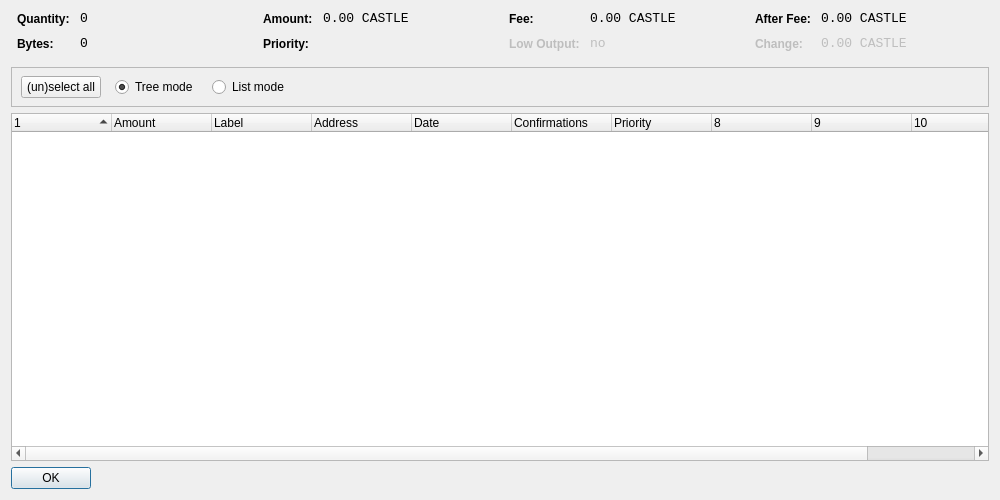
<?xml version="1.0" encoding="UTF-8"?>
<ui version="4.0">
 <class>CoinControlDialog</class>
 <widget class="QDialog" name="CoinControlDialog">
  <property name="geometry">
   <rect>
    <x>0</x>
    <y>0</y>
    <width>1000</width>
    <height>500</height>
   </rect>
  </property>
  <property name="windowTitle">
   <string>Coin Control</string>
  </property>
  <property name="styleSheet">
   <string notr="true"/>
  </property>
  <layout class="QVBoxLayout" name="verticalLayout">
   <item>
    <layout class="QHBoxLayout" name="horizontalLayoutTop" stretch="0,0,0,0">
     <property name="topMargin">
      <number>0</number>
     </property>
     <property name="bottomMargin">
      <number>10</number>
     </property>
     <item>
      <layout class="QFormLayout" name="formLayoutCoinControl1">
       <property name="horizontalSpacing">
        <number>10</number>
       </property>
       <property name="verticalSpacing">
        <number>10</number>
       </property>
       <property name="leftMargin">
        <number>6</number>
       </property>
       <property name="rightMargin">
        <number>6</number>
       </property>
       <item row="0" column="0">
        <widget class="QLabel" name="labelCoinControlQuantityText">
         <property name="styleSheet">
          <string notr="true">font-weight:bold;</string>
         </property>
         <property name="text">
          <string>Quantity:</string>
         </property>
        </widget>
       </item>
       <item row="0" column="1">
        <widget class="QLabel" name="labelCoinControlQuantity">
         <property name="font">
          <font>
           <family>Monospace</family>
           <pointsize>10</pointsize>
          </font>
         </property>
         <property name="cursor">
          <cursorShape>IBeamCursor</cursorShape>
         </property>
         <property name="contextMenuPolicy">
          <enum>Qt::ActionsContextMenu</enum>
         </property>
         <property name="text">
          <string notr="true">0</string>
         </property>
         <property name="textInteractionFlags">
          <set>Qt::LinksAccessibleByMouse|Qt::TextSelectableByKeyboard|Qt::TextSelectableByMouse</set>
         </property>
        </widget>
       </item>
       <item row="1" column="0">
        <widget class="QLabel" name="labelCoinControlBytesText">
         <property name="styleSheet">
          <string notr="true">font-weight:bold;</string>
         </property>
         <property name="text">
          <string>Bytes:</string>
         </property>
        </widget>
       </item>
       <item row="1" column="1">
        <widget class="QLabel" name="labelCoinControlBytes">
         <property name="font">
          <font>
           <family>Monospace</family>
           <pointsize>10</pointsize>
          </font>
         </property>
         <property name="cursor">
          <cursorShape>IBeamCursor</cursorShape>
         </property>
         <property name="contextMenuPolicy">
          <enum>Qt::ActionsContextMenu</enum>
         </property>
         <property name="text">
          <string notr="true">0</string>
         </property>
         <property name="textInteractionFlags">
          <set>Qt::LinksAccessibleByMouse|Qt::TextSelectableByKeyboard|Qt::TextSelectableByMouse</set>
         </property>
        </widget>
       </item>
      </layout>
     </item>
     <item>
      <layout class="QFormLayout" name="formLayoutCoinControl2">
       <property name="horizontalSpacing">
        <number>10</number>
       </property>
       <property name="verticalSpacing">
        <number>10</number>
       </property>
       <property name="leftMargin">
        <number>6</number>
       </property>
       <property name="rightMargin">
        <number>6</number>
       </property>
       <item row="0" column="0">
        <widget class="QLabel" name="labelCoinControlAmountText">
         <property name="styleSheet">
          <string notr="true">font-weight:bold;</string>
         </property>
         <property name="text">
          <string>Amount:</string>
         </property>
        </widget>
       </item>
       <item row="0" column="1">
        <widget class="QLabel" name="labelCoinControlAmount">
         <property name="font">
          <font>
           <family>Monospace</family>
           <pointsize>10</pointsize>
          </font>
         </property>
         <property name="cursor">
          <cursorShape>IBeamCursor</cursorShape>
         </property>
         <property name="contextMenuPolicy">
          <enum>Qt::ActionsContextMenu</enum>
         </property>
         <property name="text">
          <string notr="true">0.00 CASTLE</string>
         </property>
         <property name="textInteractionFlags">
          <set>Qt::LinksAccessibleByMouse|Qt::TextSelectableByKeyboard|Qt::TextSelectableByMouse</set>
         </property>
        </widget>
       </item>
       <item row="1" column="0">
        <widget class="QLabel" name="labelCoinControlPriorityText">
         <property name="styleSheet">
          <string notr="true">font-weight:bold;</string>
         </property>
         <property name="text">
          <string>Priority:</string>
         </property>
        </widget>
       </item>
       <item row="1" column="1">
        <widget class="QLabel" name="labelCoinControlPriority">
         <property name="font">
          <font>
           <family>Monospace</family>
           <pointsize>10</pointsize>
          </font>
         </property>
         <property name="cursor">
          <cursorShape>IBeamCursor</cursorShape>
         </property>
         <property name="contextMenuPolicy">
          <enum>Qt::ActionsContextMenu</enum>
         </property>
         <property name="text">
          <string/>
         </property>
         <property name="textInteractionFlags">
          <set>Qt::LinksAccessibleByMouse|Qt::TextSelectableByKeyboard|Qt::TextSelectableByMouse</set>
         </property>
        </widget>
       </item>
      </layout>
     </item>
     <item>
      <layout class="QFormLayout" name="formLayoutCoinControl3">
       <property name="horizontalSpacing">
        <number>10</number>
       </property>
       <property name="verticalSpacing">
        <number>10</number>
       </property>
       <property name="leftMargin">
        <number>6</number>
       </property>
       <property name="rightMargin">
        <number>6</number>
       </property>
       <item row="0" column="0">
        <widget class="QLabel" name="labelCoinControlFeeText">
         <property name="styleSheet">
          <string notr="true">font-weight:bold;</string>
         </property>
         <property name="text">
          <string>Fee:</string>
         </property>
        </widget>
       </item>
       <item row="0" column="1">
        <widget class="QLabel" name="labelCoinControlFee">
         <property name="font">
          <font>
           <family>Monospace</family>
           <pointsize>10</pointsize>
          </font>
         </property>
         <property name="cursor">
          <cursorShape>IBeamCursor</cursorShape>
         </property>
         <property name="contextMenuPolicy">
          <enum>Qt::ActionsContextMenu</enum>
         </property>
         <property name="text">
          <string notr="true">0.00 CASTLE</string>
         </property>
         <property name="textInteractionFlags">
          <set>Qt::LinksAccessibleByMouse|Qt::TextSelectableByKeyboard|Qt::TextSelectableByMouse</set>
         </property>
        </widget>
       </item>
       <item row="1" column="0">
        <widget class="QLabel" name="labelCoinControlLowOutputText">
         <property name="enabled">
          <bool>false</bool>
         </property>
         <property name="styleSheet">
          <string notr="true">font-weight:bold;</string>
         </property>
         <property name="text">
          <string>Low Output:</string>
         </property>
        </widget>
       </item>
       <item row="1" column="1">
        <widget class="QLabel" name="labelCoinControlLowOutput">
         <property name="enabled">
          <bool>false</bool>
         </property>
         <property name="font">
          <font>
           <family>Monospace</family>
           <pointsize>10</pointsize>
          </font>
         </property>
         <property name="cursor">
          <cursorShape>IBeamCursor</cursorShape>
         </property>
         <property name="contextMenuPolicy">
          <enum>Qt::ActionsContextMenu</enum>
         </property>
         <property name="text">
          <string notr="true">no</string>
         </property>
         <property name="textInteractionFlags">
          <set>Qt::LinksAccessibleByMouse|Qt::TextSelectableByKeyboard|Qt::TextSelectableByMouse</set>
         </property>
        </widget>
       </item>
      </layout>
     </item>
     <item>
      <layout class="QFormLayout" name="formLayoutCoinControl4">
       <property name="horizontalSpacing">
        <number>10</number>
       </property>
       <property name="verticalSpacing">
        <number>10</number>
       </property>
       <property name="leftMargin">
        <number>6</number>
       </property>
       <property name="rightMargin">
        <number>6</number>
       </property>
       <item row="0" column="0">
        <widget class="QLabel" name="labelCoinControlAfterFeeText">
         <property name="styleSheet">
          <string notr="true">font-weight:bold;</string>
         </property>
         <property name="text">
          <string>After Fee:</string>
         </property>
        </widget>
       </item>
       <item row="0" column="1">
        <widget class="QLabel" name="labelCoinControlAfterFee">
         <property name="font">
          <font>
           <family>Monospace</family>
           <pointsize>10</pointsize>
          </font>
         </property>
         <property name="cursor">
          <cursorShape>IBeamCursor</cursorShape>
         </property>
         <property name="contextMenuPolicy">
          <enum>Qt::ActionsContextMenu</enum>
         </property>
         <property name="text">
          <string notr="true">0.00 CASTLE</string>
         </property>
         <property name="textInteractionFlags">
          <set>Qt::LinksAccessibleByMouse|Qt::TextSelectableByKeyboard|Qt::TextSelectableByMouse</set>
         </property>
        </widget>
       </item>
       <item row="1" column="0">
        <widget class="QLabel" name="labelCoinControlChangeText">
         <property name="enabled">
          <bool>false</bool>
         </property>
         <property name="styleSheet">
          <string notr="true">font-weight:bold;</string>
         </property>
         <property name="text">
          <string>Change:</string>
         </property>
        </widget>
       </item>
       <item row="1" column="1">
        <widget class="QLabel" name="labelCoinControlChange">
         <property name="enabled">
          <bool>false</bool>
         </property>
         <property name="font">
          <font>
           <family>Monospace</family>
           <pointsize>10</pointsize>
          </font>
         </property>
         <property name="cursor">
          <cursorShape>IBeamCursor</cursorShape>
         </property>
         <property name="contextMenuPolicy">
          <enum>Qt::ActionsContextMenu</enum>
         </property>
         <property name="text">
          <string notr="true">0.00 CASTLE</string>
         </property>
         <property name="textInteractionFlags">
          <set>Qt::LinksAccessibleByMouse|Qt::TextSelectableByKeyboard|Qt::TextSelectableByMouse</set>
         </property>
        </widget>
       </item>
      </layout>
     </item>
    </layout>
   </item>
   <item>
    <widget class="QFrame" name="frame">
     <property name="minimumSize">
      <size>
       <width>0</width>
       <height>40</height>
      </size>
     </property>
     <property name="frameShape">
      <enum>QFrame::StyledPanel</enum>
     </property>
     <property name="frameShadow">
      <enum>QFrame::Sunken</enum>
     </property>
     <widget class="QWidget" name="horizontalLayoutWidget">
      <property name="geometry">
       <rect>
        <x>10</x>
        <y>0</y>
        <width>781</width>
        <height>41</height>
       </rect>
      </property>
      <layout class="QHBoxLayout" name="horizontalLayoutPanel" stretch="0,0,0,0">
       <property name="spacing">
        <number>14</number>
       </property>
       <item>
        <widget class="QPushButton" name="pushButtonSelectAll">
         <property name="sizePolicy">
          <sizepolicy hsizetype="Maximum" vsizetype="Fixed">
           <horstretch>0</horstretch>
           <verstretch>0</verstretch>
          </sizepolicy>
         </property>
         <property name="text">
          <string>(un)select all</string>
         </property>
        </widget>
       </item>
       <item>
        <widget class="QRadioButton" name="radioTreeMode">
         <property name="sizePolicy">
          <sizepolicy hsizetype="Maximum" vsizetype="Fixed">
           <horstretch>0</horstretch>
           <verstretch>0</verstretch>
          </sizepolicy>
         </property>
         <property name="text">
          <string>Tree mode</string>
         </property>
         <property name="checked">
          <bool>true</bool>
         </property>
        </widget>
       </item>
       <item>
        <widget class="QRadioButton" name="radioListMode">
         <property name="sizePolicy">
          <sizepolicy hsizetype="Maximum" vsizetype="Fixed">
           <horstretch>0</horstretch>
           <verstretch>0</verstretch>
          </sizepolicy>
         </property>
         <property name="text">
          <string>List mode</string>
         </property>
        </widget>
       </item>
       <item>
        <spacer name="horizontalSpacer">
         <property name="orientation">
          <enum>Qt::Horizontal</enum>
         </property>
         <property name="sizeHint" stdset="0">
          <size>
           <width>40</width>
           <height>20</height>
          </size>
         </property>
        </spacer>
       </item>
      </layout>
     </widget>
    </widget>
   </item>
   <item>
    <widget class="CoinControlTreeWidget" name="treeWidget">
     <property name="contextMenuPolicy">
      <enum>Qt::CustomContextMenu</enum>
     </property>
     <property name="sortingEnabled">
      <bool>false</bool>
     </property>
     <property name="columnCount">
      <number>11</number>
     </property>
     <attribute name="headerShowSortIndicator" stdset="0">
      <bool>true</bool>
     </attribute>
     <attribute name="headerStretchLastSection">
      <bool>false</bool>
     </attribute>
     <column>
      <property name="text">
       <string/>
      </property>
     </column>
     <column>
      <property name="text">
       <string>Amount</string>
      </property>
     </column>
     <column>
      <property name="text">
       <string>Label</string>
      </property>
     </column>
     <column>
      <property name="text">
       <string>Address</string>
      </property>
     </column>
     <column>
      <property name="text">
       <string>Date</string>
      </property>
     </column>
     <column>
      <property name="text">
       <string>Confirmations</string>
      </property>
      <property name="toolTip">
       <string>Confirmed</string>
      </property>
     </column>
     <column>
      <property name="text">
       <string>Priority</string>
      </property>
     </column>
     <column>
      <property name="text">
       <string/>
      </property>
     </column>
     <column>
      <property name="text">
       <string/>
      </property>
     </column>
     <column>
      <property name="text">
       <string/>
      </property>
     </column>
     <column>
      <property name="text">
       <string/>
      </property>
     </column>
    </widget>
   </item>
   <item>
    <widget class="QDialogButtonBox" name="buttonBox">
     <property name="sizePolicy">
      <sizepolicy hsizetype="Maximum" vsizetype="Fixed">
       <horstretch>0</horstretch>
       <verstretch>0</verstretch>
      </sizepolicy>
     </property>
     <property name="orientation">
      <enum>Qt::Horizontal</enum>
     </property>
     <property name="standardButtons">
      <set>QDialogButtonBox::Ok</set>
     </property>
    </widget>
   </item>
  </layout>
 </widget>
 <customwidgets>
  <customwidget>
   <class>CoinControlTreeWidget</class>
   <extends>QTreeWidget</extends>
   <header>coincontroltreewidget.h</header>
  </customwidget>
 </customwidgets>
 <resources/>
 <connections/>
</ui>
